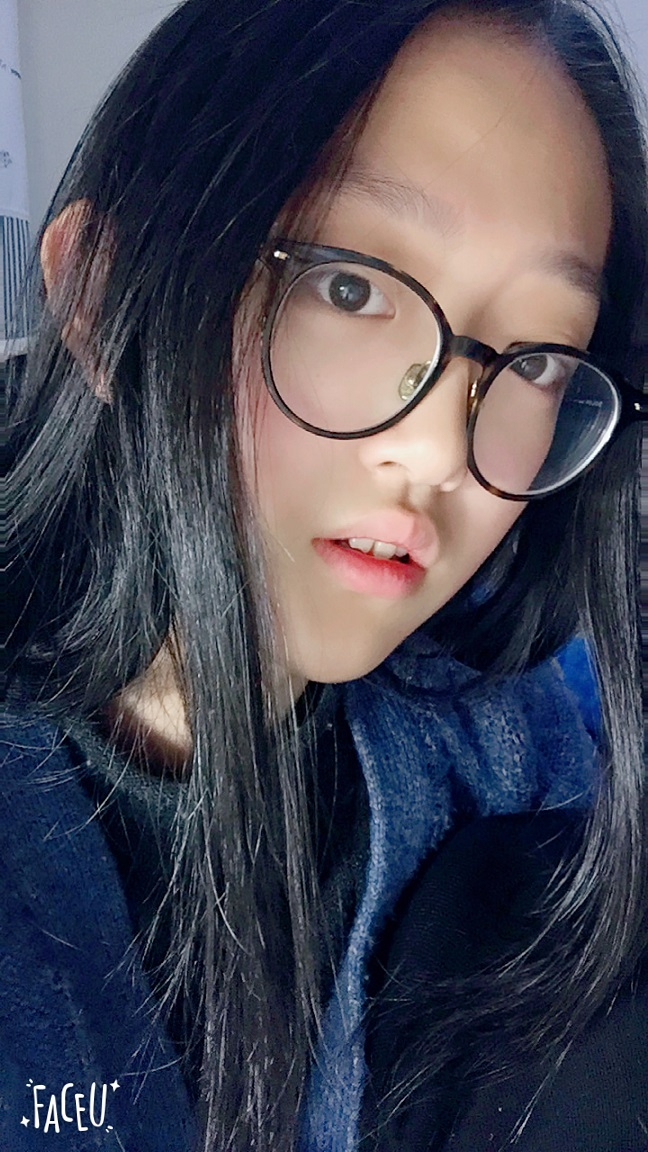
#> input picture test.JPG, 648 x 1152 px, given in place of slow.flv, which was not available
$ python meanshift.py
#> lines starting #> are read from the running program, lines starting #| are printed output that depends on the picture; after the words box and inside, x2 and y2 are one past the last pixel; in counts of white or black regions, pixels touching at a corner belong together; pictures that were not available may be replaced by others from this repository, and a replacement may not be noted
import numpy as np
import cv2 as cv
cap = cv.VideoCapture('slow.flv')
# take first frame of the video
ret,frame = cap.read()
#> frame is the input picture: shape (1152, 648, 3); mean B, G, R 82.8, 69.8, 70.5
# setup initial location of window
r,h,c,w = 250,90,400,125  # simply hardcoded the values
track_window = (c,r,w,h)
# set up the ROI for tracking
roi = frame[r:r+h, c:c+w]
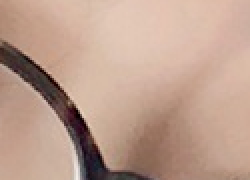
#> roi: shape (90, 125, 3) (shown 2 times larger); mean B, G, R 142.4, 158.7, 189.5
hsv_roi =  cv.cvtColor(roi, cv.COLOR_BGR2HSV)
#> hsv_roi: shape (90, 125, 3); mean H, S, V 15.7, 66.6, 189.6
mask = cv.inRange(hsv_roi, np.array((0., 60.,32.)), np.array((180.,255.,255.)))
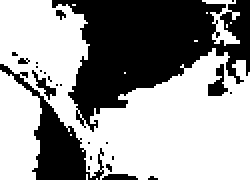
#> mask: shape (90, 125) (shown 2 times larger); 60% white; 24 black regions (19 under 20 px), largest, box (x1, y1, x2, y2) and area: (26, 0, 125, 66) 3433, (0, 32, 52, 90) 822, (104, 32, 114, 48) 82, (16, 35, 28, 50) 53, (51, 87, 69, 90) 44
roi_hist = cv.calcHist([hsv_roi],[0],mask,[180],[0,180])
#> roi_hist = 180 values, max 2903 at index 11, min 0 at index 18, mean 37.49
cv.normalize(roi_hist,roi_hist,0,255,cv.NORM_MINMAX)
# Setup the termination criteria, either 10 iteration or move by atleast 1 pt
term_crit = ( cv.TERM_CRITERIA_EPS | cv.TERM_CRITERIA_COUNT, 10, 1 )
while(1):
    ret ,frame = cap.read()
    if ret == True:
        hsv = cv.cvtColor(frame, cv.COLOR_BGR2HSV)
#> hsv: shape (1152, 648, 3); mean H, S, V 90.5, 122.6, 93.5
        dst = cv.calcBackProject([hsv],[0],roi_hist,[0,180],1)
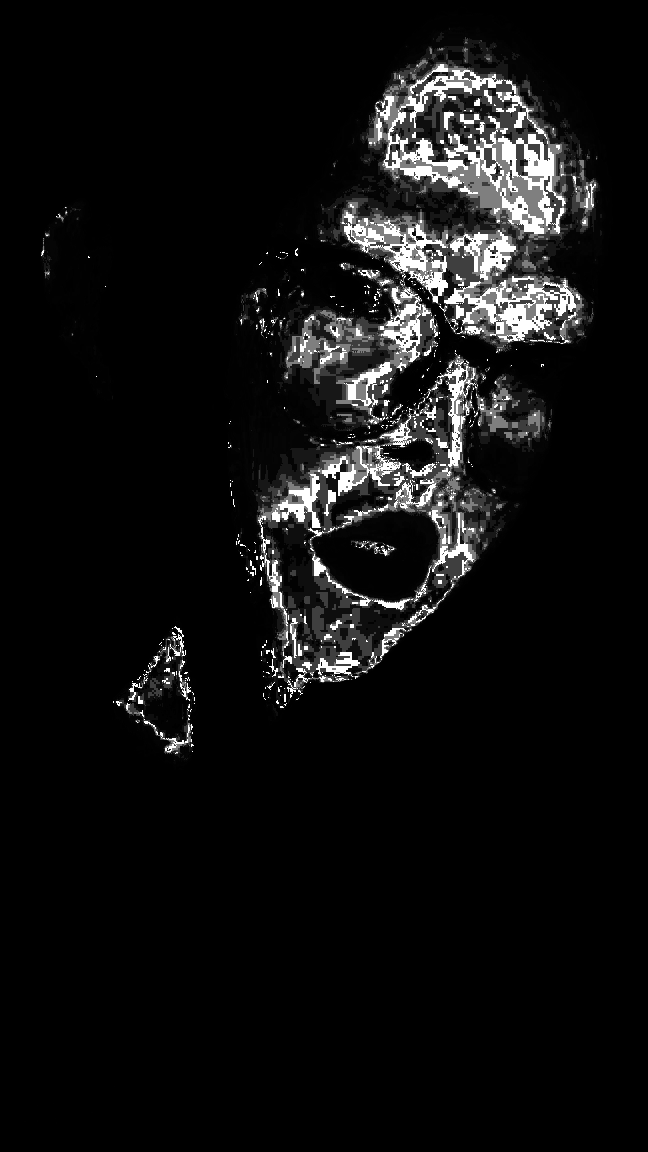
#> dst: shape (1152, 648); min 0, max 255, mean 16
        # apply meanshift to get the new location
        ret, track_window = cv.meanShift(dst, track_window, term_crit)
#> ret = 10; track_window = (413, 244, 125, 90)
        # Draw it on image
        x,y,w,h = track_window
#> x = 413; y = 244; w = 125; h = 90
        img2 = cv.rectangle(frame, (x,y), (x+w,y+h), 255,2)
        cv.imshow('img2',img2)
        k = cv.waitKey(60) & 0xff
#> (key Esc is pressed here)
        if k == 27:
            break
        else:
            cv.imwrite(chr(k)+".jpg",img2)
    else:
        break
cv.destroyAllWindows()
cap.release()
